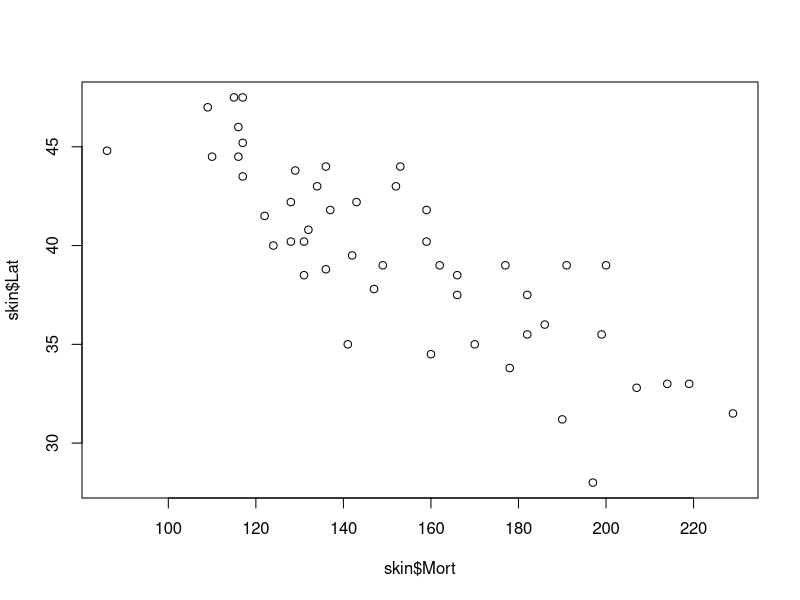

Here is the R script that generated this plot:
## ---- chunk 1
 setwd("C:/data/CSV")
library(rockchalk)
skin <-read.csv("skincancer.csv", header=T)
plot(skin$Mort, skin$Lat)


model <- lm(Mort~Lat, data=skin)
summary(model)
rsq <-summary(model)$r.squared
#Prediction and Estimation
#Create a new data frame for new observation
newdata<-data.frame(Lat=40)

#Predicted 95% Confidence intervals for mean and individual values#
fitpredicted<-predict(model,newdata, level=.95,interval="prediction")

fitmean<-predict(model,newdata, level=.95, interval="confidence")

#Predcited value plus confidence intervals for latitude=40

 setwd("C:/data/CSV")
fitpredicted<-predict(model,newdata, level=.95,interval="prediction")

fitmean<-predict(model,newdata, level=.95, interval="confidence")

#Predcited value plus confidence intervals for latitude=40
fitpredicted
fitmean
